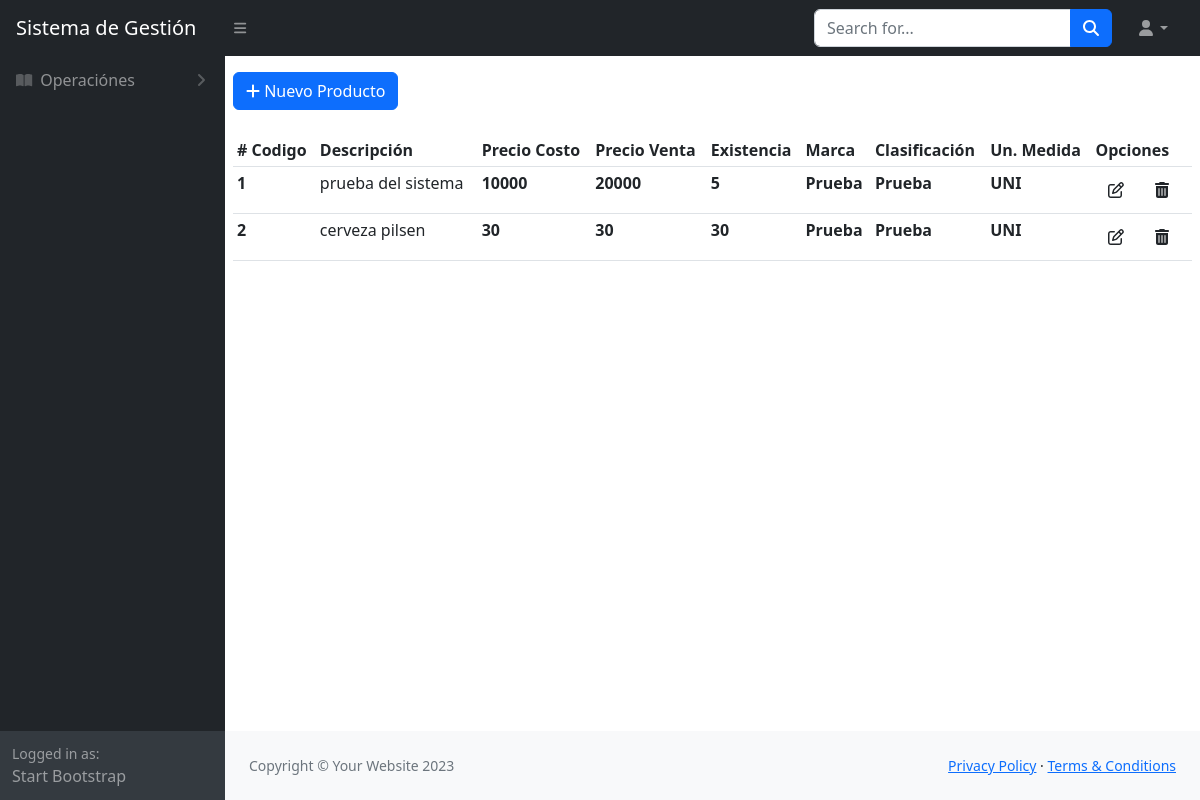
/productos/, run on the app's committed database.
### productos/models.py (models this page shows, shortened)
class Productos(models.Model):
    descripcion = models.CharField(max_length=250)
    codigo_barra = models.CharField(max_length=250,null=True, blank=True, unique=True )
    codigo_producto = models.CharField(max_length=250, null=True, blank=True, unique=True)
    lote = models.CharField(max_length=250, null=True, blank=True)
    precio_costo = models.FloatField()
    precio_venta = models.FloatField()
    precio_mayorista = models.FloatField()
    existencia = models.FloatField(null=True, blank=True)
    fecha_hora_registro = models.DateTimeField(auto_now=True, null=True, blank=True)
    vencimiento = models.DateTimeField(null=True, blank=True)
    estado = models.BooleanField(default=True, blank=True, null=True)
    marca = models.ForeignKey(Marca, on_delete=models.PROTECT)
    clasificacion = models.ForeignKey(Clasificacion, on_delete=models.PROTECT)
    impuesto = models.ForeignKey(Impuestos, on_delete=models.PROTECT)
    unidad_medida = models.ForeignKey(UnidadMedida, on_delete=models.PROTECT)

class Marca(models.Model):
    descripcion = models.CharField(max_length=240)
    estado = models.BooleanField(default=True, blank=True, null=True)

class Clasificacion(models.Model):
    descripcion = models.CharField(max_length=240)
    estado = models.BooleanField(default=True, blank=True, null=True)

### unidad_medida/models.py (models this page shows)
class UnidadMedida(models.Model):
    descripcion = models.CharField(max_length=250)
    resumido = models.CharField(max_length=10)
    estado = models.BooleanField(default=True, blank=True, null=True)

### productos/views.py (the view)
# urls.py: path("", lista_productos, name="lista_productos"),
def lista_productos(request):
    if request.method == "GET":
        productos = Productos.objects.all()
        template_ = "productos.html"
        context = {"titulo": "Lista de Productos", "productos": productos}
    return render(request, template_name=template_, context=context)

### productos/templates/productos.html (shortened to what this page needs)
{% extends 'index.html' %}
{% load static %}
{% block content %}
<div class="my-2 p-2 ">
    <a href="nuevo_producto" class="btn btn-primary "><i class="fa-solid fa-plus"></i> Nuevo Producto</a>
</div>
<div class="p-2 ">
    <table class="table table-sm table-responsive" id="datatablesSimple">
        <thead>
            <tr>
                <th># Codigo</th>
                <th>Descripci&oacute;n</th>
                <th>Precio Costo </th>
                <th>Precio Venta </th>
                <th>Existencia </th>
                <th>Marca </th>
                <th>Clasificaci&oacute;n</th>
                <th>Un. Medida </th>
                <th>Opciones</th>
            </tr>
        </thead>
        <tbody>
            {% for prod in productos %}
            <tr>
                <th> {{prod.id}} </th>
                <td> {{prod.descripcion}}</td>
                <th>{{ prod.precio_costo|floatformat:0}}</th>
                <th>{{ prod.precio_venta|floatformat:0}}</th>
                <th> {{prod.existencia|floatformat:0}} </th>
                <th> {{prod.marca.descripcion}} </th>
                <th> {{prod.clasificacion.descripcion}} </th>
                <th> {{prod.unidad_medida.resumido}} </th>
                <td> <a href="{% url 'modificar_producto' prod.id %}" class="btn btn-ligth"> <i
                            class="fa-regular fa-pen-to-square"></i> </a>
                    <a href="#" class="btn btn-ligth" onclick="confirmarEliminacion('{{ prod.id }}')"><i
                            class="fa-solid fa-trash-can"></i></a>
                </td>
            </tr>
            {% endfor %}
        </tbody>
    </table>
</div>
{% endblock %}

### data on the page
Productos: id "1", descripcion "prueba del sistema", precio_costo "10000", precio_venta "20000", existencia "5", marca.descripcion "Prueba", clasificacion.descripcion "Prueba", unidad_medida.resumido "UNI"
Productos: id "2", descripcion "cerveza pilsen", precio_costo "30", precio_venta "30", existencia "30", marca.descripcion "Prueba", clasificacion.descripcion "Prueba", unidad_medida.resumido "UNI"
